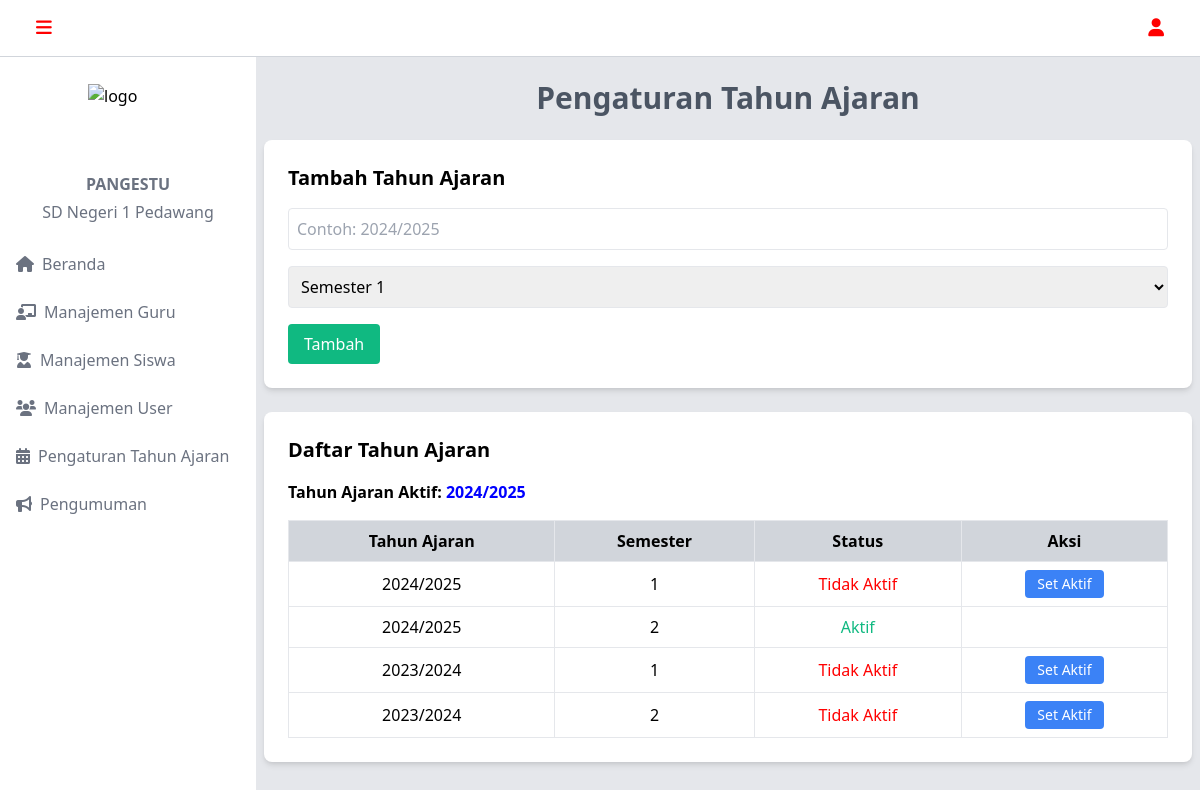
Screenshot of /app/layout/admin/tahun-ajaran.php (signed in) with the database file from the repository.
### tables this page shows
CREATE TABLE `tahun_ajaran` (
  `id` int NOT NULL,
  `tahun` varchar(9) NOT NULL,
  `semester` enum('1','2') NOT NULL,
  `status` enum('aktif','nonaktif') NOT NULL DEFAULT 'nonaktif'
);

### app/layout/admin/tahun-ajaran.php (the view, shortened to what this page needs)
<?php
include '../header-admin.php';
include '../../config/config-db.php';
$query = "SELECT * FROM tahun_ajaran ORDER BY tahun DESC, semester ASC";
$result = $conn->query($query);
$query_active = "SELECT tahun FROM tahun_ajaran WHERE status = 'aktif' LIMIT 1";
$result_active = $conn->query($query_active);
$tahun_aktif = ($result_active->num_rows > 0) ? $result_active->fetch_assoc()['tahun'] : 'Belum Ada';
?>
<body class="bg-gray-200 mt-20">
    <div class="lg:ml-64 lg:pl-2 lg:w-75% mt-2 mb-2 mx-2 content">
        <h2 class="text-3xl font-bold text-gray-600 mb-6 text-center">Pengaturan Tahun Ajaran</h2>
        <div class="bg-white p-6 rounded-lg shadow-md mb-6">
            <h3 class="text-xl font-bold mb-4">Tambah Tahun Ajaran</h3>
            <form action="../../process/tambah-tahun-ajaran.php" method="POST" class="space-y-4">
                <input type="text" name="tahun" class="border p-2 w-full rounded" placeholder="Contoh: 2024/2025" required>
                <select name="semester" class="border p-2 w-full rounded" required>
                    <option value="1">Semester 1</option>
                </select>
                <button type="submit" class="bg-green-500 text-white px-4 py-2 rounded w-full md:w-auto">Tambah</button>
            </form>
        </div>
        <div class="bg-white p-6 rounded-lg shadow-md">
            <h3 class="text-xl font-bold mb-4">Daftar Tahun Ajaran</h3>
            <p class="mb-4 font-semibold">Tahun Ajaran Aktif: <span class="text-blue-500"><?php echo $tahun_aktif; ?></span></p>
            <div class="overflow-x-auto">
                <table class="w-full border-collapse border">
                    <thead>
                        <tr class="bg-gray-300 text-sm md:text-base">
                            <th class="border p-2">Tahun Ajaran</th>
                            <th class="border p-2">Semester</th>
                            <th class="border p-2">Status</th>
                            <th class="border p-2">Aksi</th>
                        </tr>
                    </thead>
                    <tbody>
                        <?php while ($row = $result->fetch_assoc()) : ?>
                            <tr>
                                <td class="border p-2 text-center"><?php echo $row['tahun']; ?></td>
                                <td class="border p-2 text-center"><?php echo $row['semester']; ?></td>
                                <td class="border p-2 text-center">
                                    <?php echo ($row['status'] == 'aktif') ? '<span class="text-green-500">Aktif</span>' : '<span class="text-red-500">Tidak Aktif</span>'; ?>
                                </td>
                                <td class="border p-2 text-center">
                                    <div class="flex justify-center gap-2">
                                        <?php if ($row['status'] != 'aktif') : ?>
                                            <a href="../../process/set-aktif.php?id=<?php echo $row['id']; ?>"
                                               class="bg-blue-500 text-white px-3 py-1 rounded text-xs md:text-sm">
                                                Set Aktif
                                            </a>
                                        <?php endif; ?>
                                    </div>
                                </td>
                            </tr>
                        <?php endwhile; ?>
                    </tbody>
                </table>
            </div>
        </div>
    </div>
</body>
<?php include '../footer-admin.php'; ?>

### public/assets/css/style.css (style rules this page uses)
.text-red-500 { color: red; }
.text-blue-500 { color: blue; }

### rows the page displays
tahun_ajaran: tahun "2024/2025", semester "2", status "Aktif"
tahun_ajaran: tahun "2024/2025", semester "1", status "Tidak Aktif"
tahun_ajaran: tahun "2023/2024", semester "1", status "Tidak Aktif"
tahun_ajaran: tahun "2023/2024", semester "2", status "Tidak Aktif"
